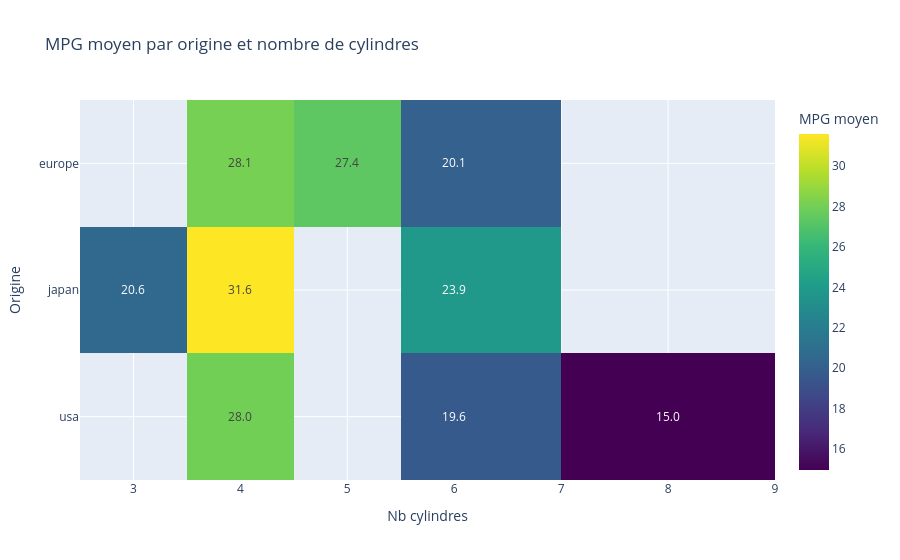

Source (notebook cell):
### Code cell
# Heatmap : MPG moyen par origine et nombre de cylindres
pivot = mpg_df.groupby(['origin', 'cylinders'])['mpg'].mean().unstack()

fig6 = px.imshow(pivot, text_auto='.1f', color_continuous_scale='Viridis',
                 title='MPG moyen par origine et cylindres')
fig6.show()

### Figure 1 — Plotly figure (JSON) as saved in the notebook; plotly's stock layout.template omitted (floating-point values rounded to 4 significant figures)
{"data": [{"coloraxis": "coloraxis", "hovertemplate": "Nb cylindres: %{x}<br>Origine: %{y}<br>MPG moyen: %{z}<extra></extra>", "name": "0", "texttemplate": "%{z:.1f}", "type": "heatmap", "x": [3, 4, 5, 6, 8], "xaxis": "x", "y": ["europe", "japan", "usa"], "yaxis": "y", "z": [[NaN, 28.11, 27.37, 20.1, NaN], [20.55, 31.6, NaN, 23.88, NaN], [NaN, 28.01, NaN, 19.65, 14.96]]}], "layout": {"coloraxis": {"colorbar": {"title": {"text": "MPG moyen"}}, "colorscale": [[0, "#440154"], [0.1111, "#482878"], [0.2222, "#3e4989"], [0.3333, "#31688e"], [0.4444, "#26828e"], [0.5556, "#1f9e89"], [0.6667, "#35b779"], [0.7778, "#6ece58"], [0.8889, "#b5de2b"], [1, "#fde725"]]}, "title": {"text": "MPG moyen par origine et nombre de cylindres"}, "xaxis": {"anchor": "y", "constrain": "domain", "domain": [0, 1], "scaleanchor": "y", "title": {"text": "Nb cylindres"}}, "yaxis": {"anchor": "x", "autorange": "reversed", "constrain": "domain", "domain": [0, 1], "title": {"text": "Origine"}}}}
